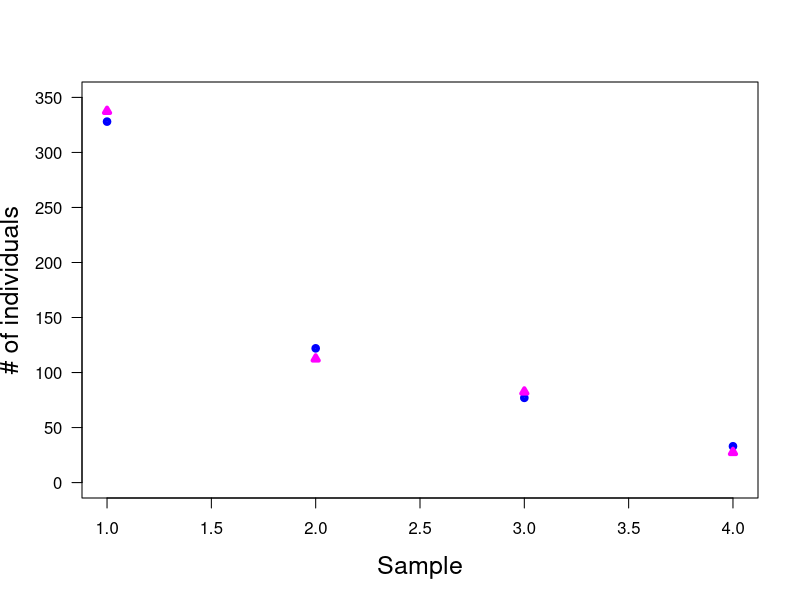

Write the R code that produced this figure.
print('file: SolutionNHST-Mendel-Fisher.R')
# EXERCISE & SOLUTION: Example from Fisher (1925, Table 12) Mendelian class frequencies
fobs = c(328,122,77,33)       # observed frequencies m+x
total = sum(fobs)
H0 = c(3,1)
fexp = numeric(4)
total1 = sum(fobs[1:2]); total2 = sum(fobs[3:4])
fexp[1:2] = round(total1*H0/sum(H0),1) # expected frequencies m
fexp[3:4] = round(total2*H0/sum(H0),1) # expected frequencies m
x = fobs-fexp
q = round(x^2/fexp,3)
totalq = sum(q)         # test statistic chi-squared
nu = length(fexp) - 2   # degrees of freedom
alpha = 0.05; print(c(alpha,' alpha: chosen level of significance'))
chisqc = qchisq(p=(1-alpha),df=nu)
print(c(round(chisqc,2),' critical chi-square value for alpha'))
p = (1-pchisq(q=totalq,df=nu)); print(c(round(p,4),' p-value'))
if(p < alpha) print(c('p < alpha = ',alpha,': reject H0'))
if(p >= alpha) print(c('p >= alpha = ',alpha,': do not reject H0'))
xp = seq(1,4)
# png('MendelianExercise190415b.png',width=16,height=16,units='cm',res=300)
plot(xp,fobs,type='p',lwd=4,col='blue',xlab='Sample',ylab='# of individuals',
     las=1,cex=0.6,ylim=c(0,350),cex.lab=1.5)
points(xp,fexp,col='magenta',lwd=4,pch=24,cex=0.6)
# dev.off()